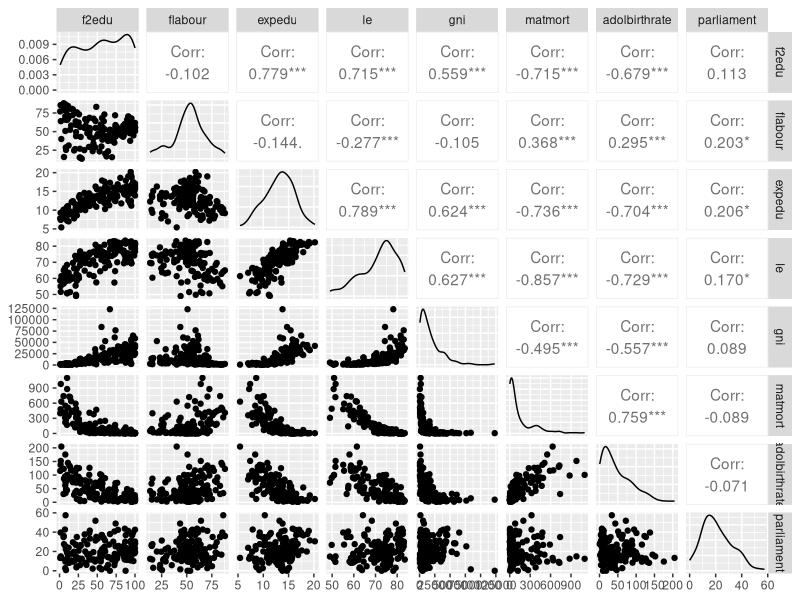
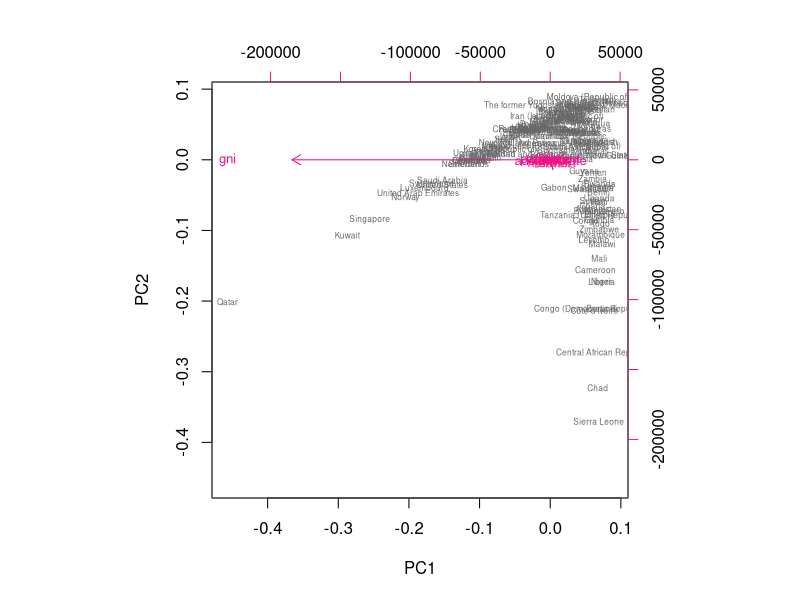
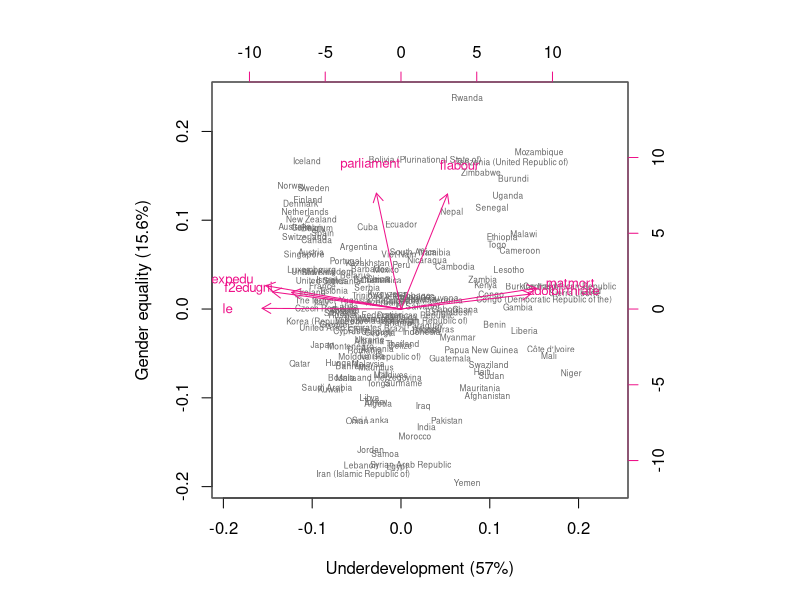
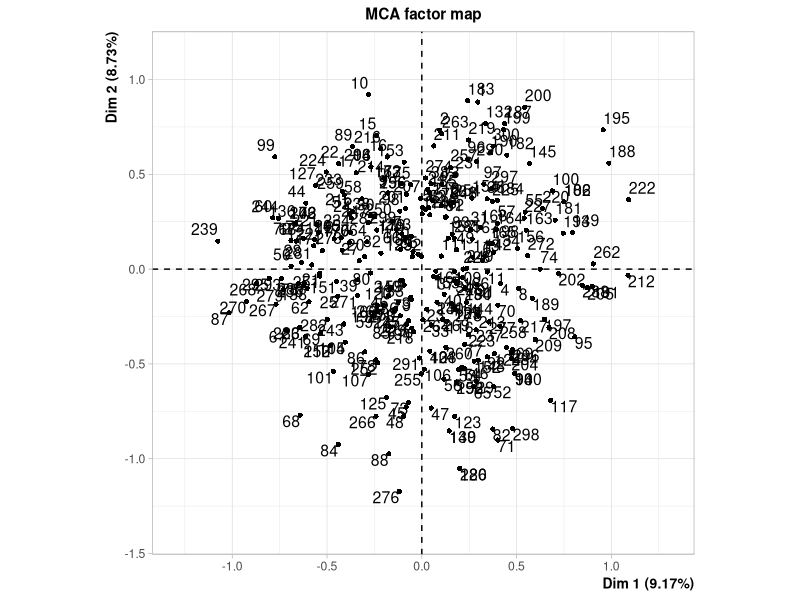
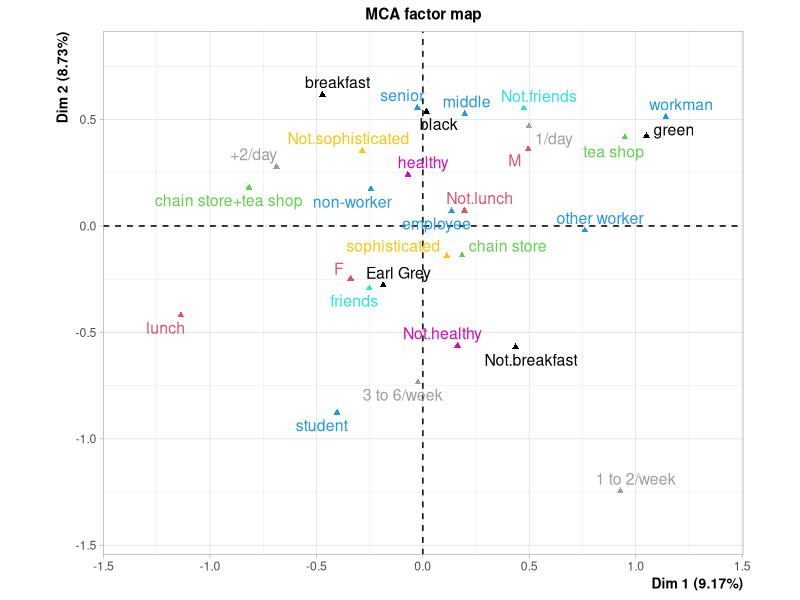

Source code (R) for these figures, in order:
## ---- chunk 1
setwd("~/Documents/GitHub/IODS-project/data")
human <- read.csv(file = "human.csv", row.names = 1)
str(human)
dim(human)
## ---- chunk 2
summary(human)
## ---- chunk 3
library(GGally)
ggpairs(human)
## ---- chunk 4
#The model
pca_human <- prcomp(human)
summary(pca_human)

biplot(pca_human, choices = 1:2, cex = c(0.5, 0.8), col = c("grey40", "deeppink2"))
## ---- chunk 5
#Scale
human_std <- scale(human)

#Estimation
pca_human <- prcomp(human_std)
s <- summary(pca_human)

# rounded percetanges of variance captured by each PC
pca_pr <- round(100*s$importance[2, ], digits = 1)

# create object pc_lab to be used as axis labels
pc_lab <- paste0(c("Underdevelopment", "Gender equality"), " (", pca_pr, "%)")

biplot(pca_human, choices = 1:2, cex = c(0.5, 0.8), col = c("grey40", "deeppink2"), xlab = pc_lab[1], ylab = pc_lab[2])
## ---- chunk 6
library(FactoMineR)
data("tea")
str(tea)
dim(tea)
## ---- chunk 7
# column names to keep in the dataset
keep_columns <- c("Tea", "sex", "where", "SPC", "friends", "healthy", "sophisticated", "frequency", "breakfast", "lunch")

# select the 'keep_columns' to create a new dataset
tea_time <- dplyr::select(tea, one_of(keep_columns))
## ---- chunk 8
# multiple correspondence analysis
mca <- MCA(tea_time, graph = FALSE)

# summary of the model
summary(mca)

# visualize MCA
plot(mca, invisible=c("var"), habillage = "quali")
plot(mca, invisible=c("ind"), habillage = "quali")
